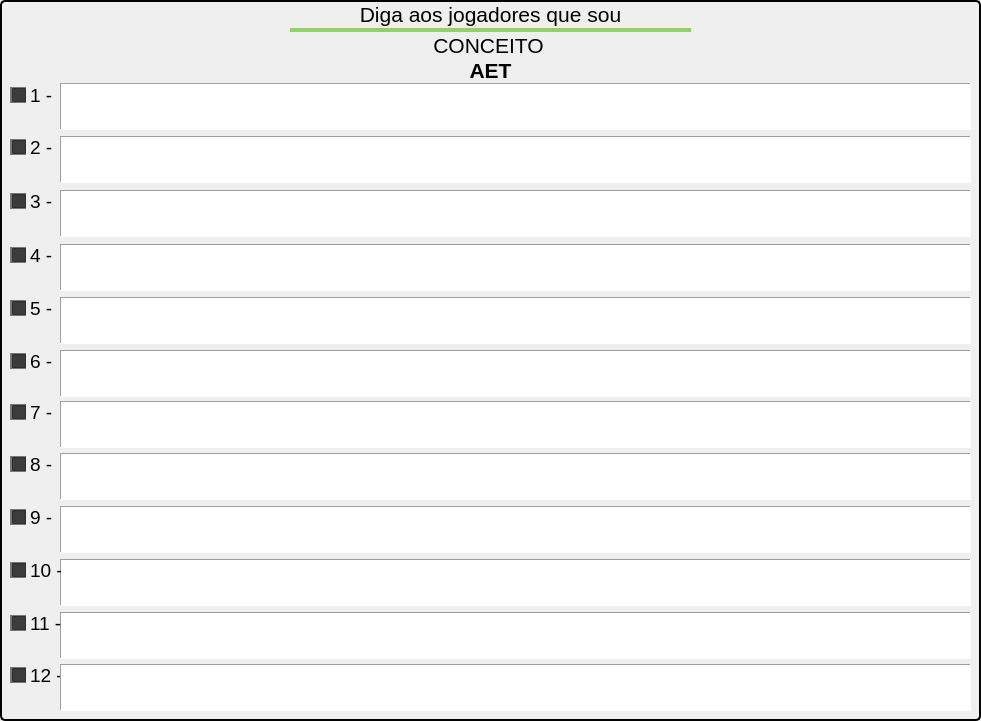
  <widget class="QGroupBox" name="groupBox_3">
   <property name="geometry">
    <rect>
     <x>12</x>
     <y>10</y>
     <width>981</width>
     <height>721</height>
    </rect>
   </property>
   <property name="font">
    <font>
     <pointsize>11</pointsize>
     <weight>75</weight>
     <bold>true</bold>
     <stylestrategy>NoAntialias</stylestrategy>
    </font>
   </property>
   <property name="layoutDirection">
    <enum>Qt::LeftToRight</enum>
   </property>
   <property name="styleSheet">
    <string notr="true">QGroupBox{
	border: 2px solid rgb(0,0,0);
	border-radius: 5px;
}
</string>
   </property>
   <property name="title">
    <string/>
   </property>
   <property name="flat">
    <bool>false</bool>
   </property>
   <widget class="QLabel" name="label">
    <property name="enabled">
     <bool>true</bool>
    </property>
    <property name="geometry">
     <rect>
      <x>5</x>
      <y>-6</y>
      <width>971</width>
      <height>41</height>
     </rect>
    </property>
    <property name="frameShape">
     <enum>QFrame::NoFrame</enum>
    </property>
    <property name="frameShadow">
     <enum>QFrame::Plain</enum>
    </property>
    <property name="lineWidth">
     <number>1</number>
    </property>
    <property name="midLineWidth">
     <number>15</number>
    </property>
    <property name="text">
     <string>&lt;html&gt;&lt;head/&gt;&lt;body&gt;&lt;p align=&quot;center&quot;&gt;&lt;span style=&quot; font-size:16pt;&quot;&gt;Diga aos jogadores que sou&lt;/span&gt;&lt;/p&gt;&lt;/body&gt;&lt;/html&gt;</string>
    </property>
   </widget>
   <widget class="QLabel" name="label_2">
    <property name="enabled">
     <bool>true</bool>
    </property>
    <property name="geometry">
     <rect>
      <x>290</x>
      <y>22</y>
      <width>401</width>
      <height>16</height>
     </rect>
    </property>
    <property name="styleSheet">
     <string notr="true">color: rgb(142, 211, 105);</string>
    </property>
    <property name="frameShape">
     <enum>QFrame::HLine</enum>
    </property>
    <property name="frameShadow">
     <enum>QFrame::Plain</enum>
    </property>
    <property name="lineWidth">
     <number>4</number>
    </property>
    <property name="midLineWidth">
     <number>15</number>
    </property>
    <property name="text">
     <string>&lt;html&gt;&lt;head/&gt;&lt;body&gt;&lt;p align=&quot;center&quot;&gt;&lt;br/&gt;&lt;/p&gt;&lt;/body&gt;&lt;/html&gt;</string>
    </property>
   </widget>
   <widget class="QLabel" name="lblTipoCarta">
    <property name="enabled">
     <bool>true</bool>
    </property>
    <property name="geometry">
     <rect>
      <x>3</x>
      <y>25</y>
      <width>971</width>
      <height>41</height>
     </rect>
    </property>
    <property name="frameShape">
     <enum>QFrame::NoFrame</enum>
    </property>
    <property name="frameShadow">
     <enum>QFrame::Plain</enum>
    </property>
    <property name="lineWidth">
     <number>1</number>
    </property>
    <property name="midLineWidth">
     <number>15</number>
    </property>
    <property name="text">
     <string>&lt;html&gt;&lt;head/&gt;&lt;body&gt;&lt;p align=&quot;center&quot;&gt;&lt;span style=&quot; font-size:16pt;&quot;&gt;CONCEITO&lt;/span&gt;&lt;/p&gt;&lt;/body&gt;&lt;/html&gt;</string>
    </property>
   </widget>
   <widget class="QLabel" name="lblResposta">
    <property name="enabled">
     <bool>true</bool>
    </property>
    <property name="geometry">
     <rect>
      <x>5</x>
      <y>50</y>
      <width>971</width>
      <height>41</height>
     </rect>
    </property>
    <property name="frameShape">
     <enum>QFrame::NoFrame</enum>
    </property>
    <property name="frameShadow">
     <enum>QFrame::Plain</enum>
    </property>
    <property name="lineWidth">
     <number>1</number>
    </property>
    <property name="midLineWidth">
     <number>15</number>
    </property>
    <property name="text">
     <string>&lt;html&gt;&lt;head/&gt;&lt;body&gt;&lt;p align=&quot;center&quot;&gt;&lt;span style=&quot; font-size:16pt; font-weight:600;&quot;&gt;AET&lt;/span&gt;&lt;/p&gt;&lt;/body&gt;&lt;/html&gt;</string>
    </property>
   </widget>
   <widget class="QCheckBox" name="checkBox">
    <property name="geometry">
     <rect>
      <x>10</x>
      <y>87</y>
      <width>16</width>
      <height>16</height>
     </rect>
    </property>
    <property name="font">
     <font>
      <pointsize>72</pointsize>
     </font>
    </property>
    <property name="styleSheet">
     <string notr="true">QCheckBox{
	color: rgb(220, 220, 220);
	background-color: rgb(60, 60, 60);
	border: 2px solid rgb(120,120,120);
}

QCheckBox:hover {
	color: rgb(220, 220, 220);
	border: 2px solid rgb(34,63,102);
	border: 2px solid rgb(70,70,70);
}

QCheckBox::pressed {
	color: rgb(220, 220, 220);
	background-color: rgb(148,28,52);
	border: 3px solid rgb(239,184,16);
}
</string>
    </property>
    <property name="text">
     <string/>
    </property>
   </widget>
   <widget class="QLabel" name="label_5">
    <property name="geometry">
     <rect>
      <x>30</x>
      <y>85</y>
      <width>31</width>
      <height>21</height>
     </rect>
    </property>
    <property name="font">
     <font>
      <pointsize>14</pointsize>
      <weight>50</weight>
      <bold>false</bold>
     </font>
    </property>
    <property name="text">
     <string>1 - </string>
    </property>
   </widget>
   <widget class="QPlainTextEdit" name="pteDica2">
    <property name="geometry">
     <rect>
      <x>60</x>
      <y>136</y>
      <width>911</width>
      <height>47</height>
     </rect>
    </property>
    <property name="sizePolicy">
     <sizepolicy hsizetype="Expanding" vsizetype="Expanding">
      <horstretch>0</horstretch>
      <verstretch>0</verstretch>
     </sizepolicy>
    </property>
    <property name="minimumSize">
     <size>
      <width>0</width>
      <height>47</height>
     </size>
    </property>
    <property name="maximumSize">
     <size>
      <width>16777215</width>
      <height>47</height>
     </size>
    </property>
    <property name="font">
     <font>
      <pointsize>11</pointsize>
     </font>
    </property>
    <property name="styleSheet">
     <string notr="true">QLPlainTextEdit{
	color: rgb(0,0,0);
}
QPlainTextEdit:hover{
	border: 2px solid rgb(148,28,52);
}
</string>
    </property>
    <property name="frameShape">
     <enum>QFrame::Panel</enum>
    </property>
    <property name="frameShadow">
     <enum>QFrame::Sunken</enum>
    </property>
    <property name="lineWidth">
     <number>1</number>
    </property>
    <property name="plainText">
     <string/>
    </property>
   </widget>
   <widget class="QLabel" name="label_6">
    <property name="geometry">
     <rect>
      <x>30</x>
      <y>137</y>
      <width>31</width>
      <height>21</height>
     </rect>
    </property>
    <property name="font">
     <font>
      <pointsize>14</pointsize>
      <weight>50</weight>
      <bold>false</bold>
     </font>
    </property>
    <property name="text">
     <string>2 - </string>
    </property>
   </widget>
   <widget class="QCheckBox" name="checkBox_2">
    <property name="geometry">
     <rect>
      <x>10</x>
      <y>139</y>
      <width>16</width>
      <height>16</height>
     </rect>
    </property>
    <property name="font">
     <font>
      <pointsize>72</pointsize>
     </font>
    </property>
    <property name="styleSheet">
     <string notr="true">QCheckBox{
	color: rgb(220, 220, 220);
	background-color: rgb(60, 60, 60);
	border: 2px solid rgb(120,120,120);
}

QCheckBox:hover {
	color: rgb(220, 220, 220);
	border: 2px solid rgb(34,63,102);
	border: 2px solid rgb(70,70,70);
}

QCheckBox::pressed {
	color: rgb(220, 220, 220);
	background-color: rgb(148,28,52);
	border: 3px solid rgb(239,184,16);
}
</string>
    </property>
    <property name="text">
     <string/>
    </property>
   </widget>
   <widget class="QLabel" name="label_7">
    <property name="geometry">
     <rect>
      <x>30</x>
      <y>191</y>
      <width>31</width>
      <height>21</height>
     </rect>
    </property>
    <property name="font">
     <font>
      <pointsize>14</pointsize>
      <weight>50</weight>
      <bold>false</bold>
     </font>
    </property>
    <property name="text">
     <string>3 - </string>
    </property>
   </widget>
   <widget class="QPlainTextEdit" name="pteDica3">
    <property name="geometry">
     <rect>
      <x>60</x>
      <y>190</y>
      <width>911</width>
      <height>47</height>
     </rect>
    </property>
    <property name="sizePolicy">
     <sizepolicy hsizetype="Expanding" vsizetype="Expanding">
      <horstretch>0</horstretch>
      <verstretch>0</verstretch>
     </sizepolicy>
    </property>
    <property name="minimumSize">
     <size>
      <width>0</width>
      <height>47</height>
     </size>
    </property>
    <property name="maximumSize">
     <size>
      <width>16777215</width>
      <height>47</height>
     </size>
    </property>
    <property name="font">
     <font>
      <pointsize>11</pointsize>
     </font>
    </property>
    <property name="styleSheet">
     <string notr="true">QLPlainTextEdit{
	color: rgb(0,0,0);
}
QPlainTextEdit:hover{
	border: 2px solid rgb(148,28,52);
}
</string>
    </property>
    <property name="frameShape">
     <enum>QFrame::Panel</enum>
    </property>
    <property name="frameShadow">
     <enum>QFrame::Sunken</enum>
    </property>
    <property name="lineWidth">
     <number>1</number>
    </property>
    <property name="plainText">
     <string/>
    </property>
   </widget>
   <widget class="QCheckBox" name="checkBox_3">
    <property name="geometry">
     <rect>
      <x>10</x>
      <y>193</y>
      <width>16</width>
      <height>16</height>
     </rect>
    </property>
    <property name="font">
     <font>
      <pointsize>72</pointsize>
     </font>
    </property>
    <property name="styleSheet">
     <string notr="true">QCheckBox{
	color: rgb(220, 220, 220);
	background-color: rgb(60, 60, 60);
	border: 2px solid rgb(120,120,120);
}

QCheckBox:hover {
	color: rgb(220, 220, 220);
	border: 2px solid rgb(34,63,102);
	border: 2px solid rgb(70,70,70);
}

QCheckBox::pressed {
	color: rgb(220, 220, 220);
	background-color: rgb(148,28,52);
	border: 3px solid rgb(239,184,16);
}
</string>
    </property>
    <property name="text">
     <string/>
    </property>
   </widget>
   <widget class="QCheckBox" name="checkBox_4">
    <property name="geometry">
     <rect>
      <x>10</x>
      <y>247</y>
      <width>16</width>
      <height>16</height>
     </rect>
    </property>
    <property name="font">
     <font>
      <pointsize>72</pointsize>
     </font>
    </property>
    <property name="styleSheet">
     <string notr="true">QCheckBox{
	color: rgb(220, 220, 220);
	background-color: rgb(60, 60, 60);
	border: 2px solid rgb(120,120,120);
}

QCheckBox:hover {
	color: rgb(220, 220, 220);
	border: 2px solid rgb(34,63,102);
	border: 2px solid rgb(70,70,70);
}

QCheckBox::pressed {
	color: rgb(220, 220, 220);
	background-color: rgb(148,28,52);
	border: 3px solid rgb(239,184,16);
}
</string>
    </property>
    <property name="text">
     <string/>
    </property>
   </widget>
   <widget class="QPlainTextEdit" name="pteDica4">
    <property name="geometry">
     <rect>
      <x>60</x>
      <y>244</y>
      <width>911</width>
      <height>47</height>
     </rect>
    </property>
    <property name="sizePolicy">
     <sizepolicy hsizetype="Expanding" vsizetype="Expanding">
      <horstretch>0</horstretch>
      <verstretch>0</verstretch>
     </sizepolicy>
    </property>
    <property name="minimumSize">
     <size>
      <width>0</width>
      <height>47</height>
     </size>
    </property>
    <property name="maximumSize">
     <size>
      <width>16777215</width>
      <height>47</height>
     </size>
    </property>
    <property name="font">
     <font>
      <pointsize>11</pointsize>
     </font>
    </property>
    <property name="styleSheet">
     <string notr="true">QLPlainTextEdit{
	color: rgb(0,0,0);
}
QPlainTextEdit:hover{
	border: 2px solid rgb(148,28,52);
}
</string>
    </property>
    <property name="frameShape">
     <enum>QFrame::Panel</enum>
    </property>
    <property name="frameShadow">
     <enum>QFrame::Sunken</enum>
    </property>
    <property name="lineWidth">
     <number>1</number>
    </property>
    <property name="plainText">
     <string/>
    </property>
   </widget>
   <widget class="QLabel" name="label_8">
    <property name="geometry">
     <rect>
      <x>30</x>
      <y>245</y>
      <width>31</width>
      <height>21</height>
     </rect>
    </property>
    <property name="font">
     <font>
      <pointsize>14</pointsize>
      <weight>50</weight>
      <bold>false</bold>
     </font>
    </property>
    <property name="text">
     <string>4 - </string>
    </property>
   </widget>
   <widget class="QLabel" name="label_9">
    <property name="geometry">
     <rect>
      <x>30</x>
      <y>298</y>
      <width>31</width>
      <height>21</height>
     </rect>
    </property>
    <property name="font">
     <font>
      <pointsize>14</pointsize>
      <weight>50</weight>
      <bold>false</bold>
     </font>
    </property>
    <property name="text">
     <string>5 - </string>
    </property>
   </widget>
   <widget class="QPlainTextEdit" name="pteDica5">
    <property name="geometry">
     <rect>
      <x>60</x>
      <y>297</y>
      <width>911</width>
      <height>47</height>
     </rect>
    </property>
    <property name="sizePolicy">
     <sizepolicy hsizetype="Expanding" vsizetype="Expanding">
      <horstretch>0</horstretch>
      <verstretch>0</verstretch>
     </sizepolicy>
    </property>
    <property name="minimumSize">
     <size>
      <width>0</width>
      <height>47</height>
     </size>
    </property>
    <property name="maximumSize">
     <size>
      <width>16777215</width>
      <height>47</height>
     </size>
    </property>
    <property name="font">
     <font>
      <pointsize>11</pointsize>
     </font>
    </property>
    <property name="styleSheet">
     <string notr="true">QLPlainTextEdit{
	color: rgb(0,0,0);
}
QPlainTextEdit:hover{
	border: 2px solid rgb(148,28,52);
}
</string>
    </property>
    <property name="frameShape">
     <enum>QFrame::Panel</enum>
    </property>
    <property name="frameShadow">
     <enum>QFrame::Sunken</enum>
    </property>
    <property name="lineWidth">
     <number>1</number>
    </property>
    <property name="plainText">
     <string/>
    </property>
   </widget>
   <widget class="QCheckBox" name="checkBox_5">
    <property name="geometry">
     <rect>
      <x>10</x>
      <y>300</y>
      <width>16</width>
      <height>16</height>
     </rect>
    </property>
    <property name="font">
     <font>
      <pointsize>72</pointsize>
     </font>
    </property>
    <property name="styleSheet">
     <string notr="true">QCheckBox{
	color: rgb(220, 220, 220);
	background-color: rgb(60, 60, 60);
	border: 2px solid rgb(120,120,120);
}

QCheckBox:hover {
	color: rgb(220, 220, 220);
	border: 2px solid rgb(34,63,102);
	border: 2px solid rgb(70,70,70);
}

QCheckBox::pressed {
	color: rgb(220, 220, 220);
	background-color: rgb(148,28,52);
	border: 3px solid rgb(239,184,16);
}
</string>
    </property>
    <property name="text">
     <string/>
    </property>
   </widget>
   <widget class="QLabel" name="label_10">
    <property name="geometry">
     <rect>
      <x>30</x>
      <y>351</y>
      <width>31</width>
      <height>21</height>
     </rect>
    </property>
    <property name="font">
     <font>
      <pointsize>14</pointsize>
      <weight>50</weight>
      <bold>false</bold>
     </font>
    </property>
    <property name="text">
     <string>6 - </string>
    </property>
   </widget>
   <widget class="QCheckBox" name="checkBox_6">
    <property name="geometry">
     <rect>
      <x>10</x>
      <y>353</y>
      <width>16</width>
      <height>16</height>
     </rect>
    </property>
    <property name="font">
     <font>
      <pointsize>72</pointsize>
     </font>
    </property>
    <property name="styleSheet">
     <string notr="true">QCheckBox{
	color: rgb(220, 220, 220);
	background-color: rgb(60, 60, 60);
	border: 2px solid rgb(120,120,120);
}

QCheckBox:hover {
	color: rgb(220, 220, 220);
	border: 2px solid rgb(34,63,102);
	border: 2px solid rgb(70,70,70);
}

QCheckBox::pressed {
	color: rgb(220, 220, 220);
	background-color: rgb(148,28,52);
	border: 3px solid rgb(239,184,16);
}
</string>
    </property>
    <property name="text">
     <string/>
    </property>
   </widget>
   <widget class="QPlainTextEdit" name="pteDica6">
    <property name="geometry">
     <rect>
      <x>60</x>
      <y>350</y>
      <width>911</width>
      <height>47</height>
     </rect>
    </property>
    <property name="sizePolicy">
     <sizepolicy hsizetype="Expanding" vsizetype="Expanding">
      <horstretch>0</horstretch>
      <verstretch>0</verstretch>
     </sizepolicy>
    </property>
    <property name="minimumSize">
     <size>
      <width>0</width>
      <height>47</height>
     </size>
    </property>
    <property name="maximumSize">
     <size>
      <width>16777215</width>
      <height>47</height>
     </size>
    </property>
    <property name="font">
     <font>
      <pointsize>11</pointsize>
     </font>
    </property>
    <property name="styleSheet">
     <string notr="true">QLPlainTextEdit{
	color: rgb(0,0,0);
}
QPlainTextEdit:hover{
	border: 2px solid rgb(148,28,52);
}
</string>
    </property>
    <property name="frameShape">
     <enum>QFrame::Panel</enum>
    </property>
    <property name="frameShadow">
     <enum>QFrame::Sunken</enum>
    </property>
    <property name="lineWidth">
     <number>1</number>
    </property>
    <property name="plainText">
     <string/>
    </property>
   </widget>
   <widget class="QCheckBox" name="checkBox_7">
    <property name="geometry">
     <rect>
      <x>10</x>
      <y>404</y>
      <width>16</width>
      <height>16</height>
     </rect>
    </property>
    <property name="font">
     <font>
      <pointsize>72</pointsize>
     </font>
    </property>
    <property name="styleSheet">
     <string notr="true">QCheckBox{
	color: rgb(220, 220, 220);
	background-color: rgb(60, 60, 60);
	border: 2px solid rgb(120,120,120);
}

QCheckBox:hover {
	color: rgb(220, 220, 220);
	border: 2px solid rgb(34,63,102);
	border: 2px solid rgb(70,70,70);
}

QCheckBox::pressed {
	color: rgb(220, 220, 220);
	background-color: rgb(148,28,52);
	border: 3px solid rgb(239,184,16);
}
</string>
    </property>
    <property name="text">
     <string/>
    </property>
   </widget>
   <widget class="QLabel" name="label_11">
    <property name="geometry">
     <rect>
      <x>30</x>
      <y>402</y>
      <width>31</width>
      <height>21</height>
     </rect>
    </property>
    <property name="font">
     <font>
      <pointsize>14</pointsize>
      <weight>50</weight>
      <bold>false</bold>
     </font>
    </property>
    <property name="text">
     <string>7 - </string>
    </property>
   </widget>
   <widget class="QPlainTextEdit" name="pteDica7">
    <property name="geometry">
     <rect>
      <x>60</x>
      <y>401</y>
      <width>911</width>
      <height>47</height>
     </rect>
    </property>
    <property name="sizePolicy">
     <sizepolicy hsizetype="Expanding" vsizetype="Expanding">
      <horstretch>0</horstretch>
      <verstretch>0</verstretch>
     </sizepolicy>
    </property>
    <property name="minimumSize">
     <size>
      <width>0</width>
      <height>47</height>
     </size>
    </property>
    <property name="maximumSize">
     <size>
      <width>16777215</width>
      <height>47</height>
     </size>
    </property>
    <property name="font">
     <font>
      <pointsize>11</pointsize>
     </font>
    </property>
    <property name="styleSheet">
     <string notr="true">QLPlainTextEdit{
	color: rgb(0,0,0);
}
QPlainTextEdit:hover{
	border: 2px solid rgb(148,28,52);
}
</string>
    </property>
    <property name="frameShape">
     <enum>QFrame::Panel</enum>
    </property>
    <property name="frameShadow">
     <enum>QFrame::Sunken</enum>
    </property>
    <property name="lineWidth">
     <number>1</number>
    </property>
    <property name="plainText">
     <string/>
    </property>
   </widget>
   <widget class="QCheckBox" name="checkBox_8">
    <property name="geometry">
     <rect>
      <x>10</x>
      <y>456</y>
      <width>16</width>
      <height>16</height>
     </rect>
    </property>
    <property name="font">
     <font>
      <pointsize>72</pointsize>
     </font>
    </property>
    <property name="styleSheet">
     <string notr="true">QCheckBox{
	color: rgb(220, 220, 220);
	background-color: rgb(60, 60, 60);
	border: 2px solid rgb(120,120,120);
}

QCheckBox:hover {
	color: rgb(220, 220, 220);
	border: 2px solid rgb(34,63,102);
	border: 2px solid rgb(70,70,70);
}

QCheckBox::pressed {
	color: rgb(220, 220, 220);
	background-color: rgb(148,28,52);
	border: 3px solid rgb(239,184,16);
}
</string>
    </property>
    <property name="text">
     <string/>
    </property>
   </widget>
   <widget class="QLabel" name="label_12">
    <property name="geometry">
     <rect>
      <x>30</x>
      <y>454</y>
      <width>31</width>
      <height>21</height>
     </rect>
    </property>
    <property name="font">
     <font>
      <pointsize>14</pointsize>
      <weight>50</weight>
      <bold>false</bold>
     </font>
    </property>
    <property name="text">
     <string>8 - </string>
    </property>
   </widget>
   <widget class="QPlainTextEdit" name="pteDica8">
    <property name="geometry">
     <rect>
      <x>60</x>
      <y>453</y>
      <width>911</width>
      <height>47</height>
     </rect>
    </property>
    <property name="sizePolicy">
     <sizepolicy hsizetype="Expanding" vsizetype="Expanding">
      <horstretch>0</horstretch>
      <verstretch>0</verstretch>
     </sizepolicy>
    </property>
    <property name="minimumSize">
     <size>
      <width>0</width>
      <height>47</height>
     </size>
    </property>
    <property name="maximumSize">
     <size>
      <width>16777215</width>
      <height>47</height>
     </size>
    </property>
    <property name="font">
     <font>
      <pointsize>11</pointsize>
     </font>
    </property>
    <property name="styleSheet">
     <string notr="true">QLPlainTextEdit{
	color: rgb(0,0,0);
}
QPlainTextEdit:hover{
	border: 2px solid rgb(148,28,52);
}
</string>
    </property>
    <property name="frameShape">
     <enum>QFrame::Panel</enum>
    </property>
    <property name="frameShadow">
     <enum>QFrame::Sunken</enum>
    </property>
    <property name="lineWidth">
     <number>1</number>
    </property>
    <property name="plainText">
     <string/>
    </property>
   </widget>
   <widget class="QCheckBox" name="checkBox_9">
    <property name="geometry">
     <rect>
      <x>10</x>
      <y>509</y>
      <width>16</width>
      <height>16</height>
     </rect>
    </property>
    <property name="font">
     <font>
      <pointsize>72</pointsize>
     </font>
    </property>
    <property name="styleSheet">
     <string notr="true">QCheckBox{
	color: rgb(220, 220, 220);
	background-color: rgb(60, 60, 60);
	border: 2px solid rgb(120,120,120);
}

QCheckBox:hover {
	color: rgb(220, 220, 220);
	border: 2px solid rgb(34,63,102);
	border: 2px solid rgb(70,70,70);
}

QCheckBox::pressed {
	color: rgb(220, 220, 220);
	background-color: rgb(148,28,52);
	border: 3px solid rgb(239,184,16);
}
</string>
    </property>
    <property name="text">
     <string/>
    </property>
   </widget>
   <widget class="QLabel" name="label_13">
    <property name="geometry">
     <rect>
      <x>30</x>
      <y>507</y>
      <width>31</width>
      <height>21</height>
     </rect>
    </property>
    <property name="font">
     <font>
      <pointsize>14</pointsize>
      <weight>50</weight>
      <bold>false</bold>
     </font>
    </property>
    <property name="text">
     <string>9 - </string>
    </property>
   </widget>
   <widget class="QPlainTextEdit" name="pteDica9">
    <property name="geometry">
     <rect>
      <x>60</x>
      <y>506</y>
      <width>911</width>
      <height>47</height>
     </rect>
    </property>
    <property name="sizePolicy">
     <sizepolicy hsizetype="Expanding" vsizetype="Expanding">
      <horstretch>0</horstretch>
      <verstretch>46</verstretch>
     </sizepolicy>
    </property>
    <property name="minimumSize">
     <size>
      <width>0</width>
      <height>47</height>
     </size>
    </property>
    <property name="maximumSize">
     <size>
      <width>16777215</width>
      <height>47</height>
     </size>
    </property>
    <property name="font">
     <font>
      <pointsize>11</pointsize>
     </font>
    </property>
    <property name="styleSheet">
     <string notr="true">QLPlainTextEdit{
	color: rgb(0,0,0);
}
QPlainTextEdit:hover{
	border: 2px solid rgb(148,28,52);
}
</string>
    </property>
    <property name="frameShape">
     <enum>QFrame::Panel</enum>
    </property>
    <property name="frameShadow">
     <enum>QFrame::Sunken</enum>
    </property>
    <property name="lineWidth">
     <number>1</number>
    </property>
    <property name="plainText">
     <string/>
    </property>
   </widget>
   <widget class="QPlainTextEdit" name="pteDica10">
    <property name="geometry">
     <rect>
      <x>60</x>
      <y>559</y>
      <width>911</width>
      <height>47</height>
     </rect>
    </property>
    <property name="sizePolicy">
     <sizepolicy hsizetype="Expanding" vsizetype="Expanding">
      <horstretch>0</horstretch>
      <verstretch>46</verstretch>
     </sizepolicy>
    </property>
    <property name="minimumSize">
     <size>
      <width>0</width>
      <height>47</height>
     </size>
    </property>
    <property name="maximumSize">
     <size>
      <width>16777215</width>
      <height>47</height>
     </size>
    </property>
    <property name="font">
     <font>
      <pointsize>11</pointsize>
     </font>
    </property>
    <property name="styleSheet">
     <string notr="true">QLPlainTextEdit{
	color: rgb(0,0,0);
}
QPlainTextEdit:hover{
	border: 2px solid rgb(148,28,52);
}
</string>
    </property>
    <property name="frameShape">
     <enum>QFrame::Panel</enum>
    </property>
    <property name="frameShadow">
     <enum>QFrame::Sunken</enum>
    </property>
    <property name="lineWidth">
     <number>1</number>
    </property>
    <property name="plainText">
     <string/>
    </property>
   </widget>
   <widget class="QLabel" name="label_14">
    <property name="geometry">
     <rect>
      <x>30</x>
      <y>560</y>
      <width>31</width>
      <height>21</height>
     </rect>
    </property>
    <property name="font">
     <font>
      <pointsize>14</pointsize>
      <weight>50</weight>
      <bold>false</bold>
     </font>
    </property>
    <property name="text">
     <string>10 - </string>
    </property>
   </widget>
   <widget class="QCheckBox" name="checkBox_10">
    <property name="geometry">
     <rect>
      <x>10</x>
      <y>562</y>
      <width>16</width>
      <height>16</height>
     </rect>
    </property>
    <property name="font">
     <font>
      <pointsize>72</pointsize>
     </font>
    </property>
    <property name="styleSheet">
     <string notr="true">QCheckBox{
	color: rgb(220, 220, 220);
	background-color: rgb(60, 60, 60);
	border: 2px solid rgb(120,120,120);
}

QCheckBox:hover {
	color: rgb(220, 220, 220);
	border: 2px solid rgb(34,63,102);
	border: 2px solid rgb(70,70,70);
}

QCheckBox::pressed {
	color: rgb(220, 220, 220);
	background-color: rgb(148,28,52);
	border: 3px solid rgb(239,184,16);
}
</string>
    </property>
    <property name="text">
     <string/>
    </property>
   </widget>
   <widget class="QPlainTextEdit" name="pteDica11">
    <property name="geometry">
     <rect>
      <x>60</x>
      <y>612</y>
      <width>911</width>
      <height>47</height>
     </rect>
    </property>
    <property name="sizePolicy">
     <sizepolicy hsizetype="Expanding" vsizetype="Expanding">
      <horstretch>0</horstretch>
      <verstretch>46</verstretch>
     </sizepolicy>
    </property>
    <property name="minimumSize">
     <size>
      <width>0</width>
      <height>47</height>
     </size>
    </property>
    <property name="maximumSize">
     <size>
      <width>16777215</width>
      <height>47</height>
     </size>
    </property>
    <property name="font">
     <font>
      <pointsize>11</pointsize>
     </font>
    </property>
    <property name="styleSheet">
     <string notr="true">QLPlainTextEdit{
	color: rgb(0,0,0);
}
QPlainTextEdit:hover{
	border: 2px solid rgb(148,28,52);
}
</string>
    </property>
    <property name="frameShape">
     <enum>QFrame::Panel</enum>
    </property>
    <property name="frameShadow">
     <enum>QFrame::Sunken</enum>
    </property>
    <property name="lineWidth">
     <number>1</number>
    </property>
    <property name="plainText">
     <string/>
    </property>
   </widget>
   <widget class="QLabel" name="label_15">
    <property name="geometry">
     <rect>
      <x>30</x>
      <y>613</y>
      <width>31</width>
      <height>21</height>
     </rect>
    </property>
    <property name="font">
     <font>
      <pointsize>14</pointsize>
      <weight>50</weight>
      <bold>false</bold>
     </font>
    </property>
    <property name="text">
     <string>11 - </string>
    </property>
   </widget>
   <widget class="QCheckBox" name="checkBox_11">
    <property name="geometry">
     <rect>
      <x>10</x>
      <y>615</y>
      <width>16</width>
      <height>16</height>
     </rect>
    </property>
    <property name="font">
     <font>
      <pointsize>72</pointsize>
     </font>
    </property>
    <property name="styleSheet">
     <string notr="true">QCheckBox{
	color: rgb(220, 220, 220);
	background-color: rgb(60, 60, 60);
	border: 2px solid rgb(120,120,120);
}

QCheckBox:hover {
	color: rgb(220, 220, 220);
	border: 2px solid rgb(34,63,102);
	border: 2px solid rgb(70,70,70);
}

QCheckBox::pressed {
	color: rgb(220, 220, 220);
	background-color: rgb(148,28,52);
	border: 3px solid rgb(239,184,16);
}
</string>
    </property>
    <property name="text">
     <string/>
    </property>
   </widget>
   <widget class="QCheckBox" name="checkBox_12">
    <property name="geometry">
     <rect>
      <x>10</x>
      <y>667</y>
      <width>16</width>
      <height>16</height>
     </rect>
    </property>
    <property name="font">
     <font>
      <pointsize>72</pointsize>
     </font>
    </property>
    <property name="styleSheet">
     <string notr="true">QCheckBox{
	color: rgb(220, 220, 220);
	background-color: rgb(60, 60, 60);
	border: 2px solid rgb(120,120,120);
}

QCheckBox:hover {
	color: rgb(220, 220, 220);
	border: 2px solid rgb(34,63,102);
	border: 2px solid rgb(70,70,70);
}

QCheckBox::pressed {
	color: rgb(220, 220, 220);
	background-color: rgb(148,28,52);
	border: 3px solid rgb(239,184,16);
}
</string>
    </property>
    <property name="text">
     <string/>
    </property>
   </widget>
   <widget class="QLabel" name="label_16">
    <property name="geometry">
     <rect>
      <x>30</x>
      <y>665</y>
      <width>31</width>
      <height>21</height>
     </rect>
    </property>
    <property name="font">
     <font>
      <pointsize>14</pointsize>
      <weight>50</weight>
      <bold>false</bold>
     </font>
    </property>
    <property name="text">
     <string>12 - </string>
    </property>
   </widget>
   <widget class="QPlainTextEdit" name="pteDica12">
    <property name="geometry">
     <rect>
      <x>60</x>
      <y>664</y>
      <width>911</width>
      <height>47</height>
     </rect>
    </property>
    <property name="sizePolicy">
     <sizepolicy hsizetype="Expanding" vsizetype="Expanding">
      <horstretch>0</horstretch>
      <verstretch>46</verstretch>
     </sizepolicy>
    </property>
    <property name="minimumSize">
     <size>
      <width>0</width>
      <height>47</height>
     </size>
    </property>
    <property name="maximumSize">
     <size>
      <width>16777215</width>
      <height>47</height>
     </size>
    </property>
    <property name="font">
     <font>
      <pointsize>11</pointsize>
     </font>
    </property>
    <property name="styleSheet">
     <string notr="true">QLPlainTextEdit{
	color: rgb(0,0,0);
}
QPlainTextEdit:hover{
	border: 2px solid rgb(148,28,52);
}
</string>
    </property>
    <property name="frameShape">
     <enum>QFrame::Panel</enum>
    </property>
    <property name="frameShadow">
     <enum>QFrame::Sunken</enum>
    </property>
    <property name="lineWidth">
     <number>1</number>
    </property>
    <property name="plainText">
     <string/>
    </property>
   </widget>
   <widget class="QPlainTextEdit" name="pteDica1">
    <property name="geometry">
     <rect>
      <x>60</x>
      <y>83</y>
      <width>911</width>
      <height>47</height>
     </rect>
    </property>
    <property name="sizePolicy">
     <sizepolicy hsizetype="Expanding" vsizetype="Expanding">
      <horstretch>0</horstretch>
      <verstretch>0</verstretch>
     </sizepolicy>
    </property>
    <property name="minimumSize">
     <size>
      <width>0</width>
      <height>47</height>
     </size>
    </property>
    <property name="maximumSize">
     <size>
      <width>16777215</width>
      <height>47</height>
     </size>
    </property>
    <property name="font">
     <font>
      <pointsize>11</pointsize>
     </font>
    </property>
    <property name="styleSheet">
     <string notr="true">QLPlainTextEdit{
	color: rgb(0,0,0);
}
QPlainTextEdit:hover{
	border: 2px solid rgb(148,28,52);
}
</string>
    </property>
    <property name="frameShape">
     <enum>QFrame::Panel</enum>
    </property>
    <property name="frameShadow">
     <enum>QFrame::Sunken</enum>
    </property>
    <property name="lineWidth">
     <number>1</number>
    </property>
    <property name="plainText">
     <string/>
    </property>
   </widget>
   <zorder>lblTipoCarta</zorder>
   <zorder>label</zorder>
   <zorder>label_2</zorder>
   <zorder>lblResposta</zorder>
   <zorder>checkBox</zorder>
   <zorder>label_5</zorder>
   <zorder>pteDica2</zorder>
   <zorder>label_6</zorder>
   <zorder>checkBox_2</zorder>
   <zorder>label_7</zorder>
   <zorder>pteDica3</zorder>
   <zorder>checkBox_3</zorder>
   <zorder>checkBox_4</zorder>
   <zorder>pteDica4</zorder>
   <zorder>label_8</zorder>
   <zorder>label_9</zorder>
   <zorder>pteDica5</zorder>
   <zorder>checkBox_5</zorder>
   <zorder>label_10</zorder>
   <zorder>checkBox_6</zorder>
   <zorder>pteDica6</zorder>
   <zorder>checkBox_7</zorder>
   <zorder>label_11</zorder>
   <zorder>pteDica7</zorder>
   <zorder>checkBox_8</zorder>
   <zorder>label_12</zorder>
   <zorder>pteDica8</zorder>
   <zorder>checkBox_9</zorder>
   <zorder>label_13</zorder>
   <zorder>pteDica9</zorder>
   <zorder>pteDica10</zorder>
   <zorder>label_14</zorder>
   <zorder>checkBox_10</zorder>
   <zorder>pteDica11</zorder>
   <zorder>label_15</zorder>
   <zorder>checkBox_11</zorder>
   <zorder>checkBox_12</zorder>
   <zorder>label_16</zorder>
   <zorder>pteDica12</zorder>
   <zorder>pteDica1</zorder>
  </widget>
